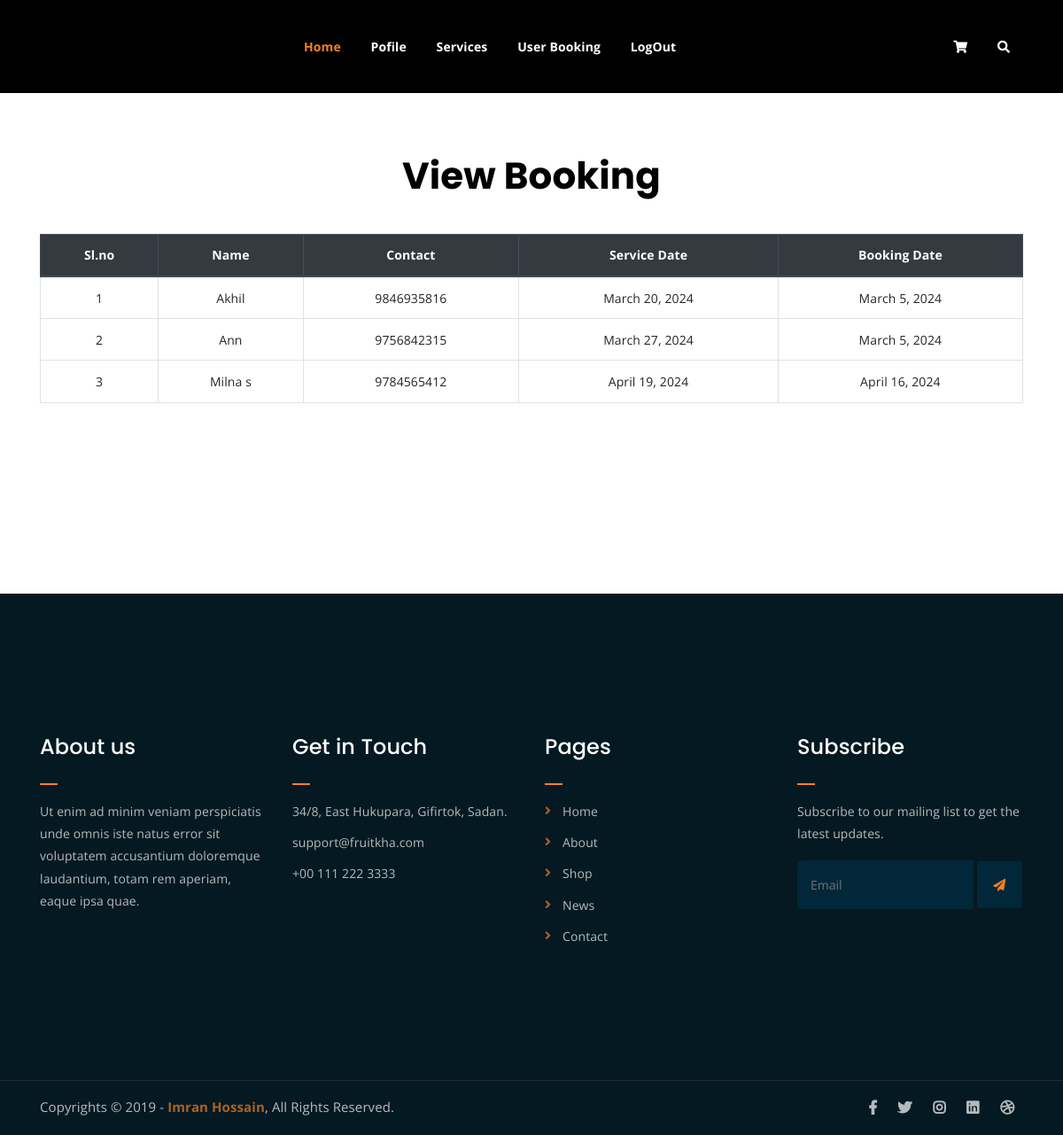
Screenshot of /ServiceProvider/viewbooking/ with the database file from the repository.
### User/models.py (models this page shows)
class tbl_servicebooking(models.Model):
    services=models.ForeignKey(tbl_services,on_delete=models.CASCADE)
    booking_date=models.DateField(auto_now_add=True)
    booked_date=models.DateField()
    user=models.ForeignKey(tbl_newuser,on_delete=models.CASCADE)
    status=models.CharField(max_length=50)

### Guest/models.py (models this page shows)
class tbl_newuser(models.Model):
    name=models.CharField(max_length=50)
    contact=models.IntegerField()
    email=models.EmailField(max_length=50)
    address=models.TextField()
    password=models.CharField(max_length=50)
    district=models.ForeignKey(tbl_district,on_delete=models.CASCADE)

### ServiceProvider/views.py (the view)
# urls.py: path('viewbooking/',views.viewbooking,name="ViewBooking"),
def viewbooking(request):
    rdata=tbl_servicebooking.objects.all()
    return render(request,"ServiceProvider/ViewBooking.html",{'rdata':rdata})

### ServiceProvider/Templates/ServiceProvider/ViewBooking.html (shortened to what this page needs)
{% extends 'ServiceProvider/header.html'%}
{% load static %}
{% block content %}
<!DOCTYPE html>
<html lang="en">
<head>
</head>
<body>
    <center><h2 style="color: black">View Booking</h2></center>
    <form action="" method="post" id="" enctype="multipart/form-data">
        <div class="container mt-5">
            <table class="table table-bordered text-center">
                <thead class="thead-dark">
                    <tr>
                        <th scope="col">Sl.no</th>
                        <th scope="col">Name</th>
                        <th scope="col">Contact</th>
                        <th scope="col">Service Date</th>
                        <th scope="col">Booking Date</th>
                    </tr>
                </thead>
                <tbody>
                    {% for i in rdata %}
                    <tr>
                        <td>{{ forloop.counter }}</td>
                        <td>{{ i.user.name }}</td>
                        <td>{{ i.user.contact }}</td>
                        <td>{{ i.booked_date }}</td>
                        <td>{{ i.booking_date }}</td>
                    </tr>
                    {% endfor %}
                </tbody>
            </table>
        </div>
    </form>
</body>
</html>
{% endblock content %}

### Guest/static/Main/assets/css/main.css (style rules this page uses)
html { font-size: 14px; font-weight: 400; line-height: 28px; height: 100%; }
body { font-family: "Open Sans", sans-serif; font-weight: 400; font-size: 1rem; letter-spacing: 0.1px; line-height: 1.8; color: #051922; overflow-x: hidden; }
h1, .h1, h2, .h2, h3, .h3, h4, .h4, h5, .h5, h6, .h6 { font-family: "Poppins", sans-serif; font-weight: 700; margin: 0 0 1.25rem 0; color: white; }
h1:last-child, .h1:last-child, h2:last-child, .h2:last-child, h3:last-child, .h3:last-child, h4:last-child, .h4:last-child, h5:last-child, .h5:last-child, h6:last-child, .h6:last-child { margin: 0; }
h2, .h2 { font-size: 3rem; font-weight: 700; line-height: 3.25rem; }
html, body { height: 100%; }
thead { border-bottom: 1px solid #eee; }

### rows the page displays
tbl_servicebooking: user.name "Akhil", user.contact "9846935816", booked_date "March 20, 2024", booking_date "March 5, 2024"
tbl_servicebooking: user.name "Ann", user.contact "9756842315", booked_date "March 27, 2024", booking_date "March 5, 2024"
tbl_servicebooking: user.name "Milna s", user.contact "9784565412", booked_date "April 19, 2024", booking_date "April 16, 2024"
